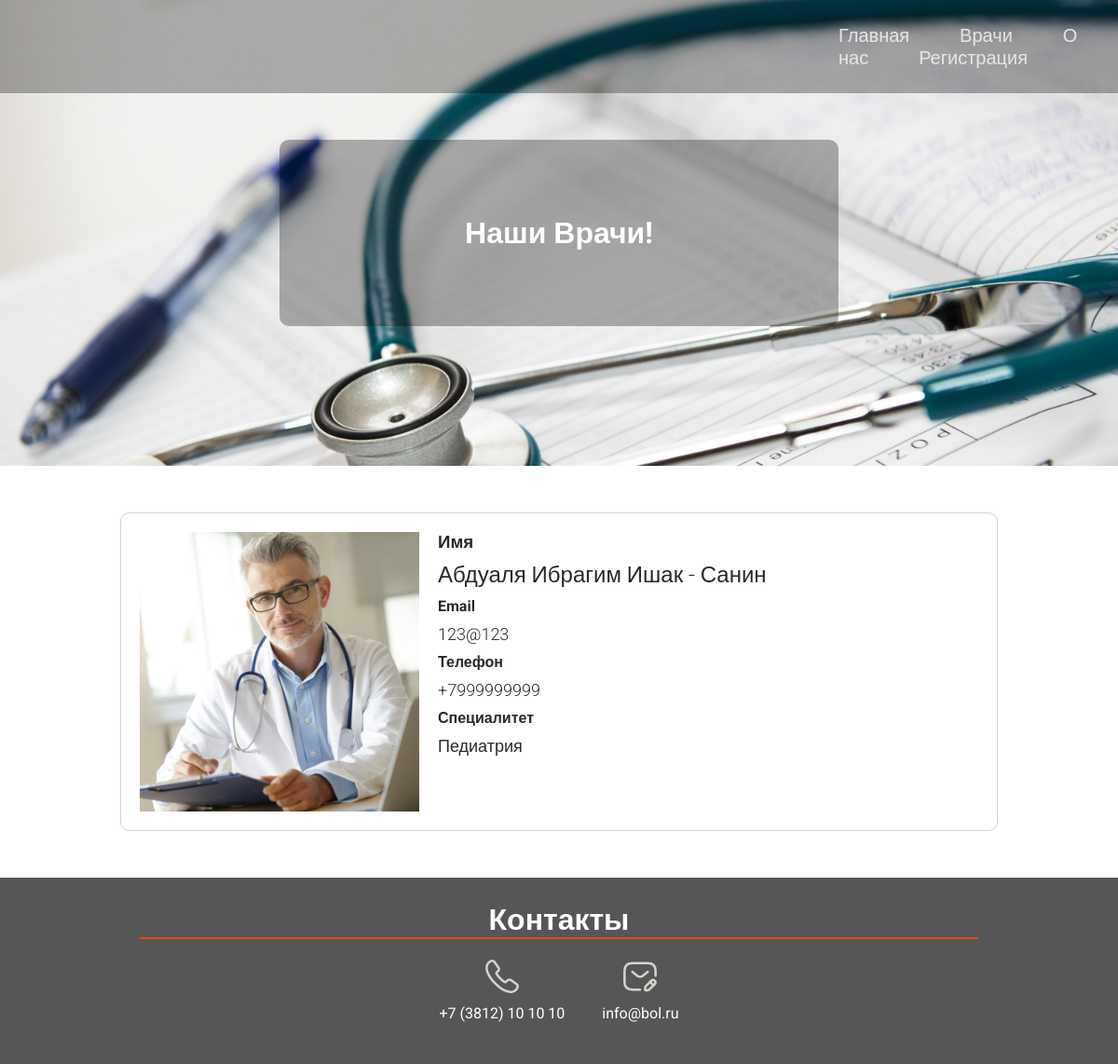
The app's page /doctors.php with its own data.
### tables this page shows
CREATE TABLE `doctors` (
  `id` int NOT NULL,
  `name` varchar(255) NOT NULL,
  `phone` varchar(255) NOT NULL,
  `email` varchar(255) NOT NULL,
  `img` varchar(255) NOT NULL,
  `id_specialties` int NOT NULL
);

CREATE TABLE `specialties` (
  `id` int NOT NULL,
  `name` varchar(255) NOT NULL,
  `img` varchar(255) NOT NULL
);

### doctors.php (the view, shortened to what this page needs)
<?php
include "components/header.php";
?>
<main>
<div class="board">
    <div class="find">
        <h1>Наши Врачи!</h1>
    </div>
</div>
<div class="doctors">
    <?php
    $doctors = $core->query("SELECT * FROM `doctors`");
    while($doctor = $doctors->fetch_assoc()){
        $specialties = $core->query("SELECT * FROM `specialties` WHERE `id` = '{$doctor['id_specialties']}'");
        $specialt = $specialties->fetch_assoc();
        ?>
            <div class="doctor">
                <div class="img">
                    <img src="img/doctors/<?=$doctor['img']?>" alt="">
                </div>
                <div class="description">
                    <h3>Имя</h3>
                    <h2><?= $doctor['name']?></h2>
                    <h4>Email</h4>
                    <p><?= $doctor['email']?></p>
                    <h4>Телефон</h4>
                    <p><?= $doctor['phone']?></p>
                    <h4>Специалитет</h4>
                    <p><?= $specialt['name']?></p>
                </div>
            </div>
        <?php }?>
</div>
</main>
<?php
include "components/footer.php";
?>

### css/index.css (style rules this page uses)
* { padding: 0; margin: 0; font-family: 'Roboto', sans-serif; }
main { display: flex; justify-content: center; align-items: center; flex-direction: column; gap: 50px; }
.board { width: 100%; height: 500px; background: url('/img/2.jpg'); background-size: 100% auto; display: flex; justify-content: center; align-items: center; }
.find { height: 200px; width: 600px; background-color: rgba(0, 0, 0, 0.3); border-radius: 10px; color: #fff; display: flex; flex-direction: column; align-items: center; justify-content: center; }
.doctors { display: flex; flex-direction: column; align-items: center; justify-content: center; }
.doctor { height: 300px; width: 900px; border: 0.3px solid lightgray; padding: 20px; border-radius: 10px; display: flex; gap: 20px; }
.doctor .img { height: 300px; width: 300px; overflow: hidden; display: flex; justify-content: center; align-items: center; }
.doctor .img img { height: 100%; width: auto; }
.doctor .description { color: #282828; display: flex; flex-direction: column; gap: 10px; }
.doctor .description h2 { font-weight: 300; }
.doctor .description p { font-size: 18px; font-weight: 300; }

### records on screen
doctors: img (picture), name "Абдуаля Ибрагим Ишак - Санин", email "123@123", phone "+7999999999", id_specialties.name "Педиатрия"
